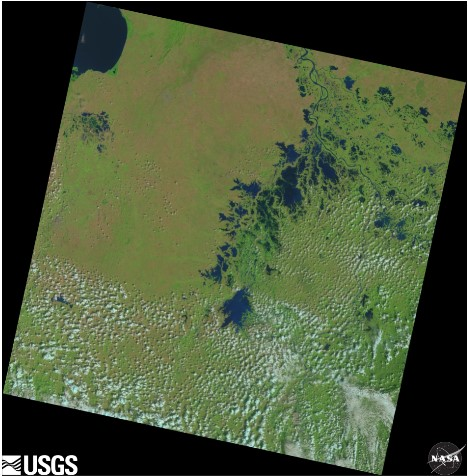
%> input picture GUI/Image_1.jpg, 468 x 476 px
$ octave Untitled.m   (GNU Octave 9; MATLAB toolbox functions it lacks are replaced by stand-ins)
%> lines starting %> are read from the running program, lines starting %| are printed output that depends on the picture; in (x1, y1, x2, y2) boxes, pixels count from 0 and x2, y2 are one past the last pixel; in counts of white or black regions, pixels touching at a corner belong together; the program's own positions count from 1
### Tests/createMask.m
function [BW,maskedRGBImage] = createMask(RGB)
%createMask  Threshold RGB image using auto-generated code from colorThresholder app.
%  [BW,MASKEDRGBIMAGE] = createMask(RGB) thresholds image RGB using
%  auto-generated code from the colorThresholder app. The colorspace and
%  range for each channel of the colorspace were set within the app. The
%  segmentation mask is returned in BW, and a composite of the mask and
%  original RGB images is returned in maskedRGBImage.

% Auto-generated by colorThresholder app on 17-Nov-2020
%------------------------------------------------------


% Convert RGB image to chosen color space
I = rgb2lab(RGB);

% Define thresholds for channel 1 based on histogram settings
channel1Min = 46.585;
channel1Max = 67.300;

% Define thresholds for channel 2 based on histogram settings
channel2Min = -49.958;
channel2Max = -9.489;

% Define thresholds for channel 3 based on histogram settings
channel3Min = -22.600;
channel3Max = 56.834;

% Create mask based on chosen histogram thresholds
sliderBW = (I(:,:,1) >= channel1Min ) & (I(:,:,1) <= channel1Max) & ...
    (I(:,:,2) >= channel2Min ) & (I(:,:,2) <= channel2Max) & ...
    (I(:,:,3) >= channel3Min ) & (I(:,:,3) <= channel3Max);
BW = sliderBW;

% Initialize output masked image based on input image.
maskedRGBImage = RGB;

% Set background pixels where BW is false to zero.
maskedRGBImage(repmat(~BW,[1 1 3])) = 0;

end

### Tests/Untitled.m
% [8 lines of commented-out code are left out]
a = imread('../Test_Images/Image_1.jpg');
%> a is the input picture: size 476x468x3 uint8; mean R, G, B 75.4, 87.2, 57.3
b = imrotate(a,12, 'crop');
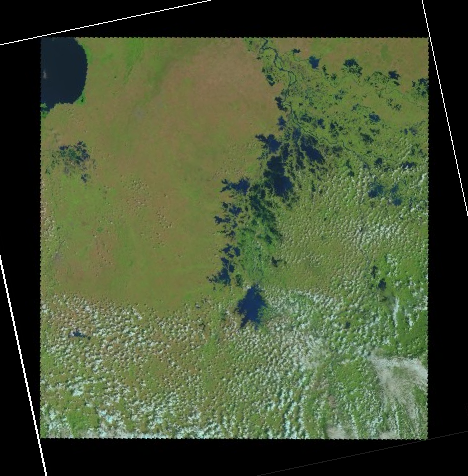
%> b: size 476x468x3 uint8; mean R, G, B 72.9, 84.7, 54.8
% figure(2);imshow(b);
[BW,maskedRGBImage] = createMask(b);
%> in createMask, `I = rgb2lab(RGB);`: I: size 476x468x3 double; mean of channels 1, 2, 3 33.8, -9.7, 15
%> in createMask, `sliderBW = (I(:,:,1) >= channel1Min ) & (I(:,:,1) <= channel1Max) & (I..`:
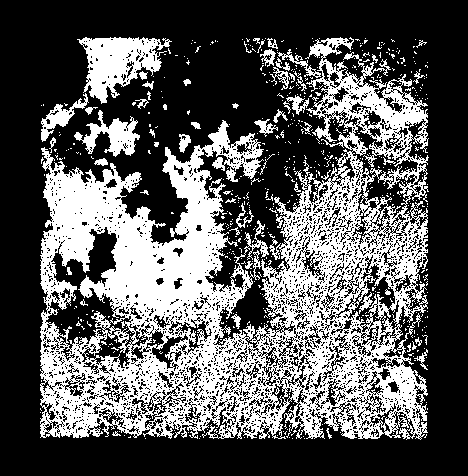
%> sliderBW: size 476x468 logical; 35.1% white; 611 white regions (555 under 20 px), largest, box (x1, y1, x2, y2) and area: (40, 37, 429, 440) 68825, (77, 37, 172, 104) 3185, (74, 110, 140, 157) 1260
%> in createMask, `maskedRGBImage(repmat(~BW,[1 1 3])) = 0;`:
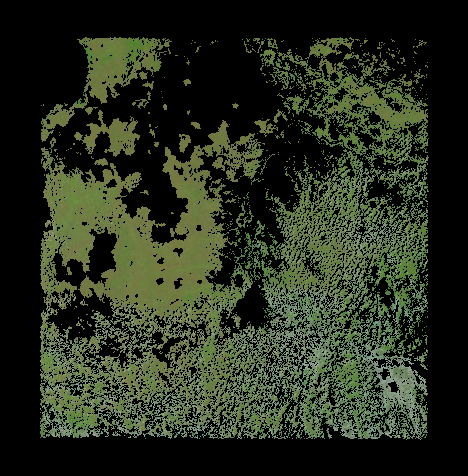
%> maskedRGBImage: size 476x468x3 uint8; mean R, G, B 38.7, 45.7, 28.4
figure(3);imshow(maskedRGBImage);
% [34 lines of commented-out code are left out]

$ run again, with GUI/Image_2.jpg copied over GUI/Image_1.jpg
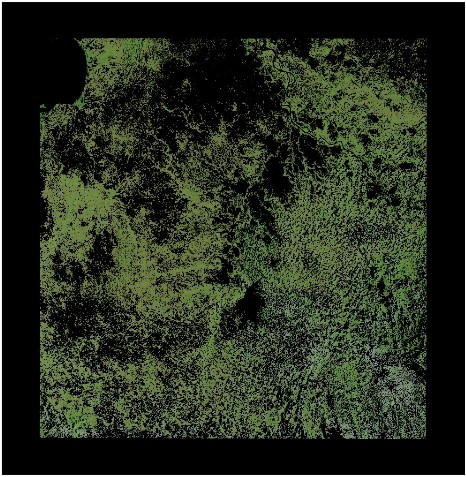
%> input picture GUI/Image_2.jpg, 466 x 477 px
%> a is the input picture: size 477x466x3 uint8; mean R, G, B 40.5, 46.9, 32.7
%> I: size 477x466x3 double; mean of channels 1, 2, 3 17.7, -5.1, 7
%> in createMask, `sliderBW = (I(:,:,1) >= channel1Min ) & (I(:,:,1) <= channel1Max) & (I..`:
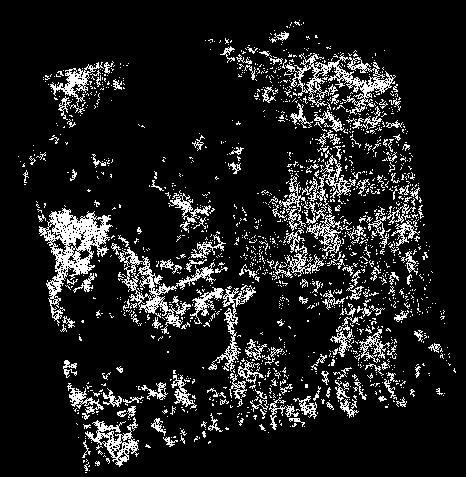
%> sliderBW: size 477x466 logical; 11.7% white in thin lines or dots, all inside (x1, y1, x2, y2) = (18, 20, 456, 473)
%> in createMask, `maskedRGBImage(repmat(~BW,[1 1 3])) = 0;`:
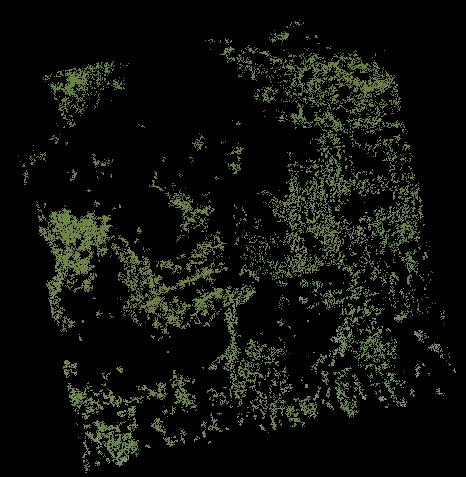
%> maskedRGBImage: size 477x466x3 uint8; mean R, G, B 12.8, 14.8, 9.8
